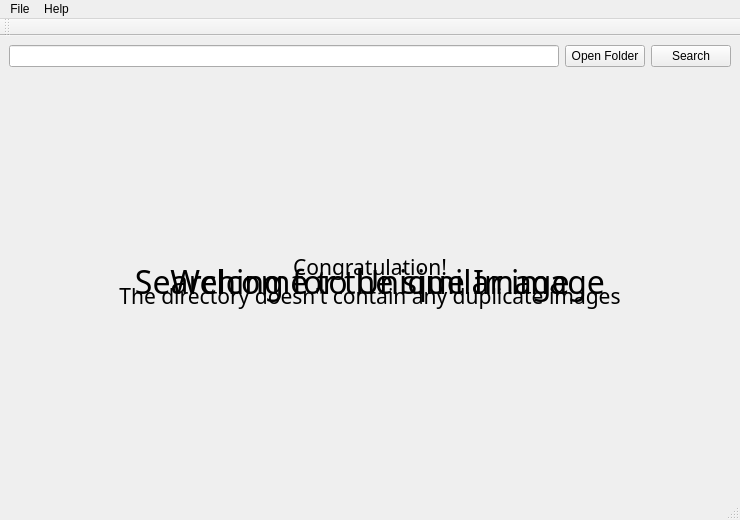
<?xml version="1.0" encoding="UTF-8"?>
<ui version="4.0">
 <class>uniqimg</class>
 <widget class="QMainWindow" name="uniqimg">
  <property name="geometry">
   <rect>
    <x>0</x>
    <y>0</y>
    <width>740</width>
    <height>520</height>
   </rect>
  </property>
  <property name="windowTitle">
   <string>UniqImg</string>
  </property>
  <widget class="QWidget" name="centralwidget">
   <layout class="QGridLayout" name="gridLayout_2">
    <item row="0" column="0">
     <widget class="QLineEdit" name="editPath"/>
    </item>
    <item row="0" column="2">
     <widget class="QPushButton" name="buttonSearch">
      <property name="text">
       <string>Search</string>
      </property>
     </widget>
    </item>
    <item row="1" column="0" colspan="3">
     <layout class="QGridLayout" name="gridShow"/>
    </item>
    <item row="0" column="1">
     <widget class="QPushButton" name="buttonOpen">
      <property name="text">
       <string>Open Folder</string>
      </property>
     </widget>
    </item>
    <item row="1" column="0" colspan="3">
     <widget class="QLabel" name="labelCon">
      <property name="font">
       <font>
        <family>HVD Bodedo</family>
        <pointsize>16</pointsize>
       </font>
      </property>
      <property name="text">
       <string>Congratulation!
The directory doesn't contain any duplicate images</string>
      </property>
      <property name="alignment">
       <set>Qt::AlignCenter</set>
      </property>
     </widget>
    </item>
    <item row="1" column="0" colspan="3">
     <widget class="QLabel" name="labelWel">
      <property name="font">
       <font>
        <family>HVD Bodedo</family>
        <pointsize>24</pointsize>
       </font>
      </property>
      <property name="text">
       <string>Welcome to Unique Image</string>
      </property>
      <property name="alignment">
       <set>Qt::AlignCenter</set>
      </property>
     </widget>
    </item>
    <item row="1" column="0" colspan="3">
     <widget class="QLabel" name="labelWait">
      <property name="font">
       <font>
        <family>HVD Bodedo</family>
        <pointsize>24</pointsize>
       </font>
      </property>
      <property name="text">
       <string>Searching for the similar image</string>
      </property>
      <property name="alignment">
       <set>Qt::AlignCenter</set>
      </property>
     </widget>
    </item>
   </layout>
  </widget>
  <widget class="QMenuBar" name="menubar">
   <property name="geometry">
    <rect>
     <x>0</x>
     <y>0</y>
     <width>740</width>
     <height>25</height>
    </rect>
   </property>
   <widget class="QMenu" name="menuHelp">
    <property name="title">
     <string>Help</string>
    </property>
    <addaction name="actionUser_Guide"/>
    <addaction name="separator"/>
    <addaction name="actionAbout"/>
   </widget>
   <widget class="QMenu" name="menuFile">
    <property name="title">
     <string>File</string>
    </property>
    <addaction name="actionHomepage"/>
    <addaction name="separator"/>
    <addaction name="actionOpen_Folder"/>
    <addaction name="separator"/>
    <addaction name="actionExit"/>
   </widget>
   <addaction name="menuFile"/>
   <addaction name="menuHelp"/>
  </widget>
  <widget class="QStatusBar" name="statusbar"/>
  <widget class="QToolBar" name="toolBar">
   <property name="windowTitle">
    <string>toolBar</string>
   </property>
   <attribute name="toolBarArea">
    <enum>TopToolBarArea</enum>
   </attribute>
   <attribute name="toolBarBreak">
    <bool>false</bool>
   </attribute>
  </widget>
  <action name="actionUser_Guide">
   <property name="text">
    <string>User Guide</string>
   </property>
  </action>
  <action name="actionAbout">
   <property name="text">
    <string>About</string>
   </property>
  </action>
  <action name="actionHomepage">
   <property name="text">
    <string>Homepage</string>
   </property>
   <property name="shortcut">
    <string>Ctrl+H</string>
   </property>
  </action>
  <action name="actionOpen_Folder">
   <property name="text">
    <string>Open Folder</string>
   </property>
   <property name="shortcut">
    <string>Ctrl+O</string>
   </property>
  </action>
  <action name="actionExit">
   <property name="text">
    <string>Exit</string>
   </property>
   <property name="shortcut">
    <string>Ctrl+Q</string>
   </property>
  </action>
 </widget>
 <resources/>
 <connections>
  <connection>
   <sender>actionExit</sender>
   <signal>triggered()</signal>
   <receiver>uniqimg</receiver>
   <slot>close()</slot>
   <hints>
    <hint type="sourcelabel">
     <x>-1</x>
     <y>-1</y>
    </hint>
    <hint type="destinationlabel">
     <x>399</x>
     <y>299</y>
    </hint>
   </hints>
  </connection>
 </connections>
</ui>
